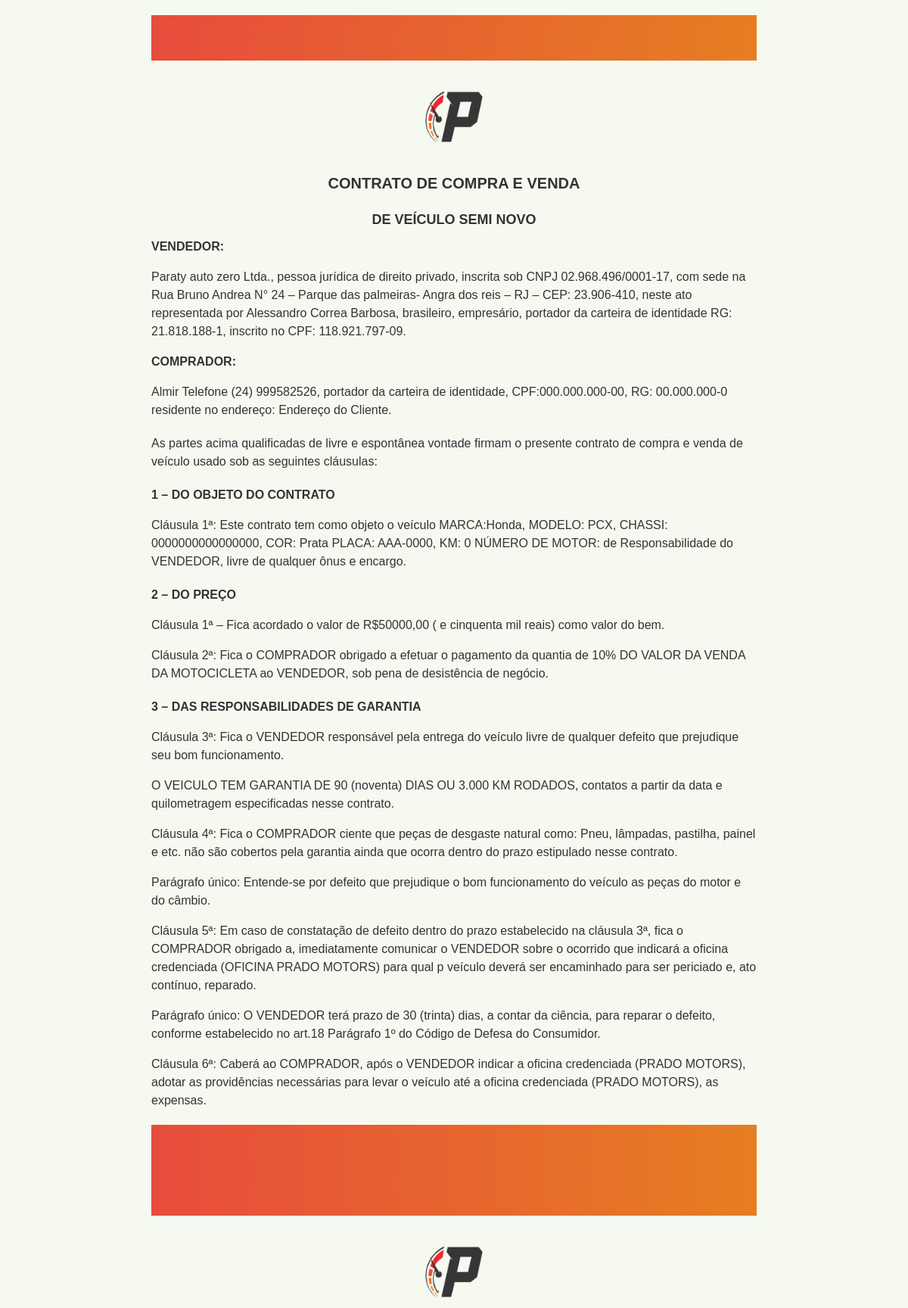
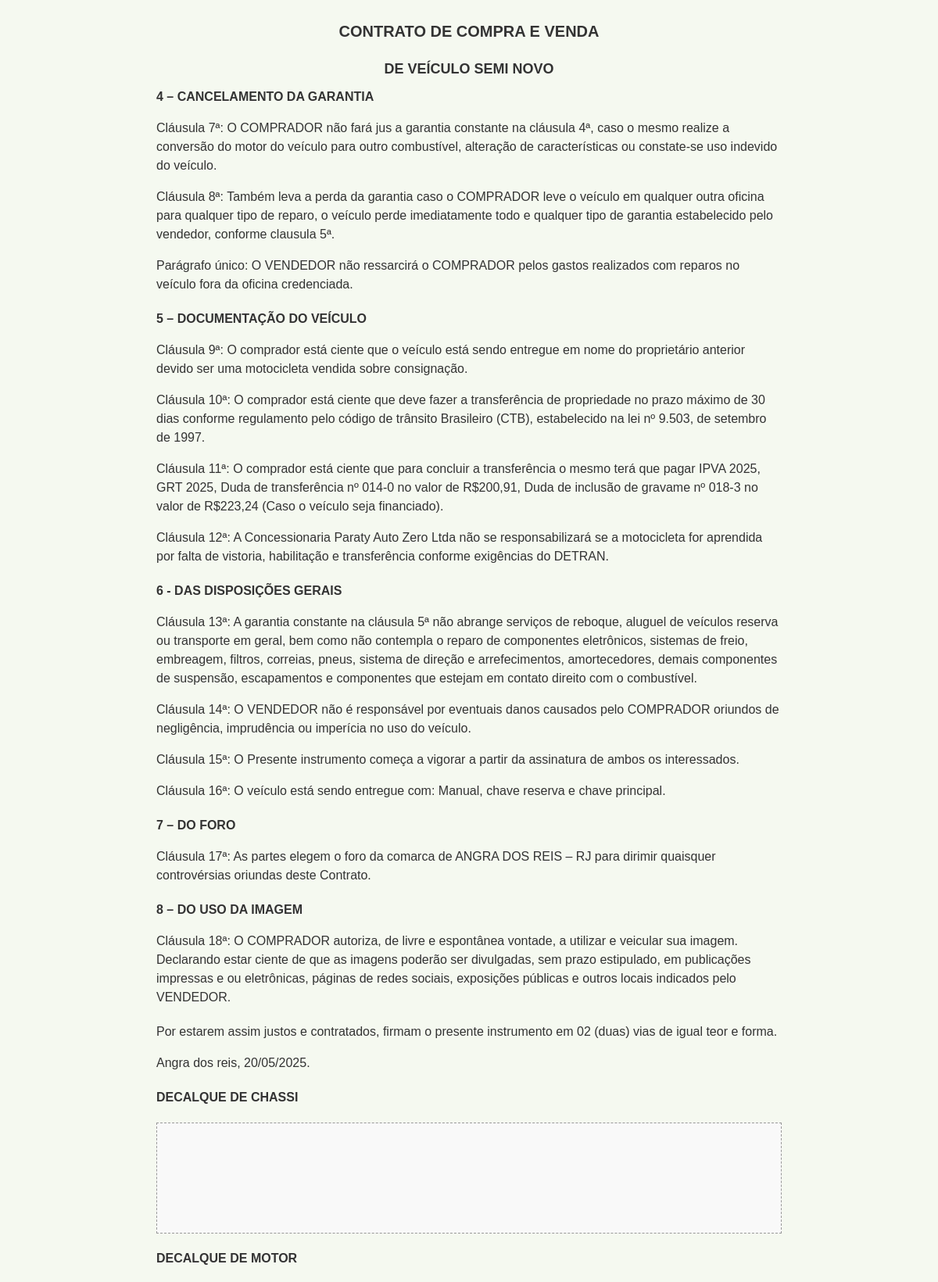
/contrato/278/veiculo_usado/?nova_aba=true (signed in, upper part), run on the app's committed database (2 pictures, top to bottom).
### core/models.py (models this page shows, shortened)
class Venda(models.Model):
    ORIGEM_CHOICES = [
        ('LOJA', 'LOJA'),
        ('VENDEDOR', 'VENDEDOR'),
        ('CHATBOT', 'CHATBOT'),
        ('COCKPIT', 'COCKPIT'),
        ('INSTAGRAM', 'INSTAGRAM'),
        ('MONTEIRO', 'MONTEIRO'),
    ]
    FORMA_PAGAMENTO_CHOICES = [
        ('A VISTA', 'A VISTA'),
        ('A VISTA COM TROCA', 'A VISTA COM TROCA'),
        ('FINANCIAMENTO', 'FINANCIAMENTO'),
        ('FINANCIAMENTO COM TROCA', 'FINANCIAMENTO COM TROCA'),
        ('SEM INFORMAÇÃO', 'SEM INFORMAÇÃO'),
    ]
    STATUS_CHOICES = [
        ('VENDIDO', 'VENDIDO'),
        ('EM NEGOCIAÇÃO', 'EM NEGOCIAÇÃO'),
        ('RECUSA DE CRÉDITO', 'RECUSA DE CRÉDITO'),
        ('NEGOCIAÇÃO ENCERRADA', 'NEGOCIAÇÃO ENCERRADA'),
    ]
    nome_cliente = models.CharField(max_length=100, blank=True, null=True)
    contato = models.CharField(max_length=100, blank=True, null=True)
    origem = models.CharField(max_length=20, choices=ORIGEM_CHOICES, blank=True, null=True)
    modelo_interesse = models.CharField(max_length=100, blank=True, null=True)
    forma_pagamento = models.CharField(max_length=30, choices=FORMA_PAGAMENTO_CHOICES, blank=True, null=True)
    status = models.CharField(max_length=30, choices=STATUS_CHOICES, blank=True, null=True)
    observacoes = models.TextField(blank=True, null=True)
    data_atendimento = models.DateField(blank=True, null=True)
    vendedor = models.ForeignKey(User, on_delete=models.CASCADE, blank=True, null=True)
    is_consignacao = False  # Campo virtual, não armazenado no banco

### core/views.py (the view)
# urls.py: path('contrato/<int:venda_id>/<str:tipo_contrato>/', views.gerar_contrato, name='gerar-contrato'),
@login_required
def gerar_contrato(request, venda_id, tipo_contrato):
    venda = get_object_or_404(Venda, id=venda_id)
    if not (is_master(request.user) or is_gerente(request.user)) and venda.vendedor != request.user:
        messages.error(request, 'Você não tem permissão para visualizar este contrato.')
        return redirect('dashboard')
    data_atual = timezone.now().strftime('%d/%m/%Y')
    valor_venda = 50000.00
    context = {
        'cliente': {
            'nome': venda.nome_cliente or "Nome do Cliente",
            'contato': venda.contato or "Telefone do Cliente",
            'cpf': "000.000.000-00",  # Campo não existe no modelo, usando valor padrão
            'rg': "00.000.000-0",     # Campo não existe no modelo, usando valor padrão
            'endereco': "Endereço do Cliente",  # Campo não existe no modelo, usando valor padrão
            'nacionalidade': 'brasileiro(a)',
            'estado_civil': 'solteiro(a)',
            'profissao': 'profissão',
        },
        'veiculo': {
            'marca': "Honda",  # Campo não existe no modelo, usando valor padrão
            'modelo': venda.modelo_interesse or "Modelo do Veículo",
            'ano': "2023",  # Campo não existe no modelo, usando valor padrão
            'modelo_ano': "2024",  # Campo não existe no modelo, usando valor padrão
            'cor': "Prata",  # Campo não existe no modelo, usando valor padrão
            'chassi': "0000000000000000",  # Campo não existe no modelo, usando valor padrão
            'placa': "AAA-0000",  # Campo não existe no modelo, usando valor padrão
            'renavam': "00000000000",  # Campo não existe no modelo, usando valor padrão
            'km': 0,  # Campo não existe no modelo, usando valor padrão
            'motor': "",  # Campo para número do motor
        },
        'venda': {
            'valor_total': valor_venda,
            'valor_total_extenso': valor_por_extenso(valor_venda),
            'forma_pagamento': venda.forma_pagamento or "À Vista",
            'forma_pagamento_detalhada': "Pagamento à vista via transferência bancária.",  # Campo não existe no modelo, usando valor padrão
            'prazo_entrega': 5,  # Campo não existe no modelo, usando valor padrão
            'data_venda': data_atual,  # Usando a data atual (Now)
            'observacoes': venda.observacoes or "",
        },
        'vendedor': {
            'nome': 'MARKETING PRADO MOTORS',
            'cnpj': '02.968.496/0001-17',
            'endereco': 'Rua Bruno Andrea, 24 - Parque das Palmeiras',
            'cidade': 'Angra dos Reis',
            'estado': 'RJ',
            'cep': '23.906-410',
            'telefone': '(24) 3365-3303',
            'email': 'motorsprado@gmail.com',
        },
        'vendedor_texto_completo': 'Paraty auto zero Ltda., pessoa jurídica de direito privado, inscrita sob CNPJ 02.968.496/0001-17, com sede na Rua Bruno Andrea N° 24 – Parque das palmeiras- Angra dos reis – RJ – CEP: 23.906-410, neste ato representada por Alessandro Correa Barbosa, brasileiro, empresário, portador da carteira de identidade RG: 21.818.188-1, inscrito no CPF: 118.921.797-09.',
        'data_atual': data_atual,
    }
    if tipo_contrato == 'consignacao':
        context['venda'].update({
            'prazo_consignacao': 30,  # Exemplo: 30 dias
            'comissao': 5,            # Exemplo: 5% de comissão
        })
    templates = {
        'compra_venda': 'core/contratos_html/contrato_venda.html',
        'consignacao': 'core/contratos_html/contrato_consignacao.html',
        'sem_garantia': 'core/contratos_html/contrato_sem_garantia.html',
        'veiculo_usado': 'core/contratos_html/contrato_veiculo_usado.html',
        'sem_emplacamento': 'core/contratos_html/liberacao_sem_emplacamento.html',
        'sem_intencao': 'core/contratos_html/liberacao_sem_intencao.html',
    }
    if tipo_contrato not in templates:
        messages.error(request, 'Tipo de contrato inválido.')
        return redirect('venda-list')
    if request.GET.get('nova_aba'):
        return render(request, templates[tipo_contrato], context)
    iframe_url = request.build_absolute_uri(f"{request.path}?nova_aba=true")
    return render(request, 'core/contrato_view.html', {
        'contrato_url': iframe_url,
        'tipo_contrato': tipo_contrato
    })

### core/views.py (called while the page is built)
def is_master(user):
    try:
        return user.perfil.tipo == 'master'
    except:
        return False

def is_gerente(user):
    try:
        return user.perfil.tipo in ['master', 'gerente']
    except:
        return False

### core/templates/core/contratos_html/contrato_veiculo_usado.html (shortened to what this page needs)
<!DOCTYPE html>
{% load static %}
<html lang="pt-BR">
<head>
    <link rel="stylesheet" href="{% static 'core/contratos_html/css/style.css' %}">
</head>
<body>
    <div class="container">
        <div class="header-gradient"></div>
        <div class="logo-container">
            <img src="{% static 'core/contratos_html/images/logo.png' %}" alt="Logo da Empresa" class="logo">
        </div>
        <div class="titulo-principal">CONTRATO DE COMPRA E VENDA</div>
        <div class="subtitulo-principal">DE VEÍCULO SEMI NOVO</div>
        <div class="secao">
            <div class="parte">
                <div class="parte-titulo">VENDEDOR:</div>
                <p>{{ vendedor_texto_completo|default:"Paraty auto zero Ltda., pessoa jurídica de direito privado, inscrita sob CNPJ 02.968.496/0001-17, com sede na Rua Bruno Andrea N° 24 – Parque das palmeiras- Angra dos reis – RJ – CEP: 23.906-410, neste ato representada por Alessandro Correa Barbosa, brasileiro, empresário, portador da carteira de identidade RG: 21.818.188-1, inscrito no CPF: 118.921.797-09." }}</p>
            </div>
            <div class="parte">
                <div class="parte-titulo">COMPRADOR:</div>
                <p>{{ cliente.nome }} Telefone {{ cliente.contato }}, portador da carteira de identidade, CPF:{{ cliente.cpf }}, RG: {{ cliente.rg }} residente no endereço: {{ cliente.endereco }}.</p>
            </div>
        </div>
        <div class="secao">
            <p>As partes acima qualificadas de livre e espontânea vontade firmam o presente contrato de compra e venda de veículo usado sob as seguintes cláusulas:</p>
        </div>
        <div class="secao">
            <div class="secao-titulo">1 – DO OBJETO DO CONTRATO</div>
            <p>Cláusula 1ª: Este contrato tem como objeto o veículo MARCA:{{ veiculo.marca }}, MODELO: {{ veiculo.modelo }}, CHASSI: {{ veiculo.chassi }}, COR: {{ veiculo.cor }} PLACA: {{ veiculo.placa }}, KM: {{ veiculo.km|default:"0" }} NÚMERO DE MOTOR: {{ veiculo.motor|default:"" }} de Responsabilidade do VENDEDOR, livre de qualquer ônus e encargo.</p>
        </div>
        <div class="secao">
            <div class="secao-titulo">2 – DO PREÇO</div>
            <p>Cláusula 1ª – Fica acordado o valor de R${{ venda.valor_total|floatformat:2 }} ({{ venda.valor_total_extenso }}) como valor do bem.</p>
            <p>Cláusula 2ª: Fica o COMPRADOR obrigado a efetuar o pagamento da quantia de 10% DO VALOR DA VENDA DA MOTOCICLETA ao VENDEDOR, sob pena de desistência de negócio.</p>
        </div>
        <div class="secao">
            <div class="secao-titulo">3 – DAS RESPONSABILIDADES DE GARANTIA</div>
            <p>Cláusula 3ª: Fica o VENDEDOR responsável pela entrega do veículo livre de qualquer defeito que prejudique seu bom funcionamento.</p>
            <p>O VEICULO TEM GARANTIA DE 90 (noventa) DIAS OU 3.000 KM RODADOS, contatos a partir da data e quilometragem especificadas nesse contrato.</p>
            <p>Cláusula 4ª: Fica o COMPRADOR ciente que peças de desgaste natural como: Pneu, lâmpadas, pastilha, painel e etc. não são cobertos pela garantia ainda que ocorra dentro do prazo estipulado nesse contrato.</p>
            <p>Parágrafo único: Entende-se por defeito que prejudique o bom funcionamento do veículo as peças do motor e do câmbio.</p>
            <p>Cláusula 5ª: Em caso de constatação de defeito dentro do prazo estabelecido na cláusula 3ª, fica o COMPRADOR obrigado a, imediatamente comunicar o VENDEDOR sobre o ocorrido que indicará a oficina credenciada (OFICINA PRADO MOTORS) para qual p veículo deverá ser encaminhado para ser periciado e, ato contínuo, reparado.</p>
            <p>Parágrafo único: O VENDEDOR terá prazo de 30 (trinta) dias, a contar da ciência, para reparar o defeito, conforme estabelecido no art.18 Parágrafo 1º do Código de Defesa do Consumidor.</p>
            <p>Cláusula 6ª: Caberá ao COMPRADOR, após o VENDEDOR indicar a oficina credenciada (PRADO MOTORS), adotar as providências necessárias para levar o veículo até a oficina credenciada (PRADO MOTORS), as expensas.</p>
        </div>
        <div class="footer-gradient"></div>
        <div class="header-gradient"></div>
        <div class="logo-container">
            <img src="{% static 'core/contratos_html/images/logo.png' %}" alt="Logo da Empresa" class="logo">
        </div>
        <div class="titulo-principal">CONTRATO DE COMPRA E VENDA</div>
        <div class="subtitulo-principal">DE VEÍCULO SEMI NOVO</div>
        <div class="secao">
            <div class="secao-titulo">4 – CANCELAMENTO DA GARANTIA</div>
            <p>Cláusula 7ª: O COMPRADOR não fará jus a garantia constante na cláusula 4ª, caso o mesmo realize a conversão do motor do veículo para outro combustível, alteração de características ou constate-se uso indevido do veículo.</p>
            <p>Cláusula 8ª: Também leva a perda da garantia caso o COMPRADOR leve o veículo em qualquer outra oficina para qualquer tipo de reparo, o veículo perde imediatamente todo e qualquer tipo de garantia estabelecido pelo vendedor, conforme clausula 5ª.</p>
            <p>Parágrafo único: O VENDEDOR não ressarcirá o COMPRADOR pelos gastos realizados com reparos no veículo fora da oficina credenciada.</p>
        </div>
        <div class="secao">
            <div class="secao-titulo">5 – DOCUMENTAÇÃO DO VEÍCULO</div>
            <p>Cláusula 9ª: O comprador está ciente que o veículo está sendo entregue em nome do proprietário anterior devido ser uma motocicleta vendida sobre consignação.</p>
            <p>Cláusula 10ª: O comprador está ciente que deve fazer a transferência de propriedade no prazo máximo de 30 dias conforme regulamento pelo código de trânsito Brasileiro (CTB), estabelecido na lei nº 9.503, de setembro de 1997.</p>
            <p>Cláusula 11ª: O comprador está ciente que para concluir a transferência o mesmo terá que pagar IPVA 2025, GRT 2025, Duda de transferência nº 014-0 no valor de R$200,91, Duda de inclusão de gravame nº 018-3 no valor de R$223,24 (Caso o veículo seja financiado).</p>
            <p>Cláusula 12ª: A Concessionaria Paraty Auto Zero Ltda não se responsabilizará se a motocicleta for aprendida por falta de vistoria, habilitação e transferência conforme exigências do DETRAN.</p>
        </div>
        <div class="secao">
            <div class="secao-titulo">6 - DAS DISPOSIÇÕES GERAIS</div>
            <p>Cláusula 13ª: A garantia constante na cláusula 5ª não abrange serviços de reboque, aluguel de veículos reserva ou transporte em geral, bem como não contempla o reparo de componentes eletrônicos, sistemas de freio, embreagem, filtros, correias, pneus, sistema de direção e arrefecimentos, amortecedores, demais componentes de suspensão, escapamentos e componentes que estejam em contato direito com o combustível.</p>
            <p>Cláusula 14ª: O VENDEDOR não é responsável por eventuais danos causados pelo COMPRADOR oriundos de negligência, imprudência ou imperícia no uso do veículo.</p>
            <p>Cláusula 15ª: O Presente instrumento começa a vigorar a partir da assinatura de ambos os interessados.</p>
            <p>Cláusula 16ª: O veículo está sendo entregue com: Manual, chave reserva e chave principal.</p>
        </div>
        <div class="secao">
            <div class="secao-titulo">7 – DO FORO</div>
            <p>Cláusula 17ª: As partes elegem o foro da comarca de ANGRA DOS REIS – RJ para dirimir quaisquer controvérsias oriundas deste Contrato.</p>
        </div>
        <div class="secao">
            <div class="secao-titulo">8 – DO USO DA IMAGEM</div>
            <p>Cláusula 18ª: O COMPRADOR autoriza, de livre e espontânea vontade, a utilizar e veicular sua imagem. Declarando estar ciente de que as imagens poderão ser divulgadas, sem prazo estipulado, em publicações impressas e ou eletrônicas, páginas de redes sociais, exposições públicas e outros locais indicados pelo VENDEDOR.</p>
        </div>
        <div class="secao">
            <p>Por estarem assim justos e contratados, firmam o presente instrumento em 02 (duas) vias de igual teor e forma.</p>
            <p>Angra dos reis, {{ data_atual }}.</p>
        </div>
        <div class="secao">
            <div class="secao-titulo">DECALQUE DE CHASSI</div>
            <div class="assinatura-digital" style="height: 100px;"></div>
            <div class="secao-titulo">DECALQUE DE MOTOR</div>
        </div>
    </div>
</body>
</html>

### core/static/core/contratos_html/css/style.css (style rules this page uses)
body { font-family: Arial, sans-serif; margin: 0; padding: 0; background-color: #f5f9f0; color: #333; line-height: 1.5; }
.container { max-width: 800px; margin: 0 auto; padding: 20px; background-color: #f5f9f0; }
.header-gradient { background: linear-gradient(90deg, #e74c3c 0%, #e67e22 100%); height: 60px; width: 100%; margin-bottom: 20px; }
.footer-gradient { background: linear-gradient(90deg, #e74c3c 0%, #e67e22 100%); height: 60px; width: 100%; margin-top: 20px; }
.titulo-principal { text-align: center; font-size: 20px; font-weight: bold; margin: 20px 0; text-transform: uppercase; }
.subtitulo-principal { text-align: center; font-size: 18px; font-weight: bold; margin: 10px 0; text-transform: uppercase; }
.logo-container { text-align: center; margin-bottom: 20px; }
.logo { width: 100px; height: auto; }
.secao { margin-bottom: 20px; }
.secao-titulo { font-weight: bold; margin-bottom: 10px; }
.parte { margin-bottom: 15px; }
.parte-titulo { font-weight: bold; }
.assinatura-digital { margin-top: 20px; margin-bottom: 20px; border: 1px dashed #999; padding: 20px; text-align: center; background-color: #f9f9f9; }

### data on the page
Venda: nome "Almir", contato "(24) 999582526", modelo "PCX"

### other printed values
{{ cliente.cpf }} "000.000.000-00"
{{ cliente.rg }} "00.000.000-0"
{{ cliente.endereco }} "Endereço do Cliente"
{{ veiculo.marca }} "Honda"
{{ veiculo.chassi }} "0000000000000000"
{{ veiculo.cor }} "Prata"
{{ veiculo.placa }} "AAA-0000"
{{ veiculo.km|default:"0" }} "0"
{{ venda.valor_total|floatformat:2 }} "50000,00"
{{ venda.valor_total_extenso }} "e cinquenta mil reais"
